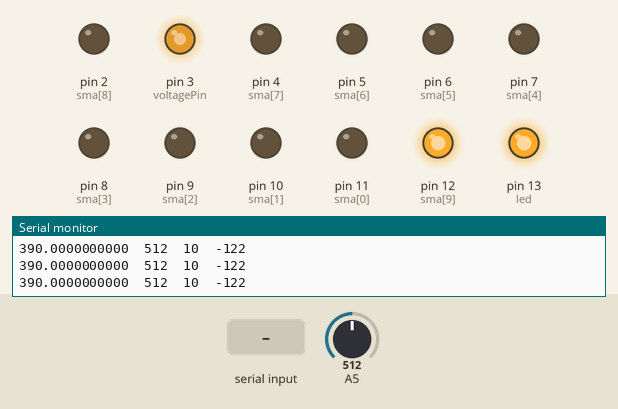
The sketch below on a simulated Arduino Uno, built with avr-gcc and run on an emulated ATmega328P. On the bench: output pins drawn as LEDs (lit = HIGH), the last lines printed to the serial monitor. The test bench sets the inputs (shaded band); at power-on: A5 = 512.

Above: at 1.2 s.
1.3 s: A5 set to 122
At 2.3 s:
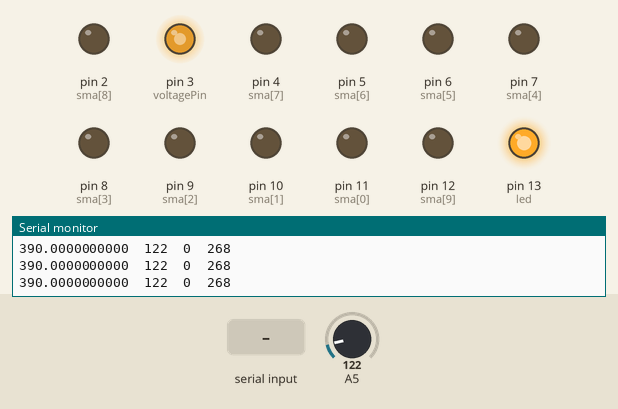
2.8 s: "90,45\n" received over Serial
At 4.9 s:
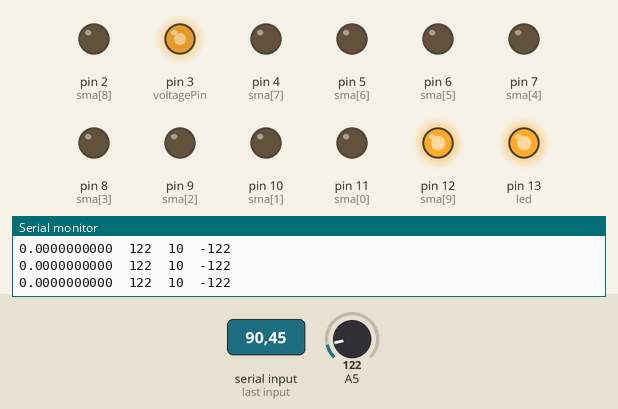
5.3 s: A5 set to 0
At 5.9 s:
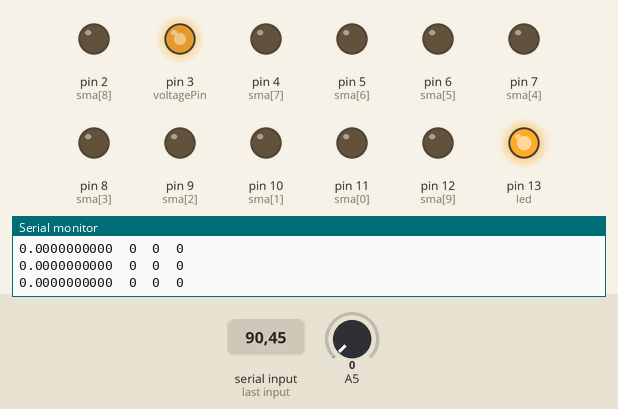
6.8 s: A5 set to 122
At 7.3 s:
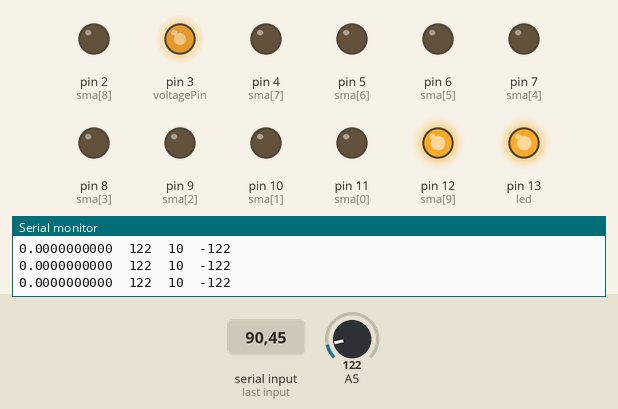
8.3 s: "30,150\n" received over Serial
10.8 s: "200\n" received over Serial
Timing chart, 0 to 21.6 s (numbered marks = the images above; inputs shaded):
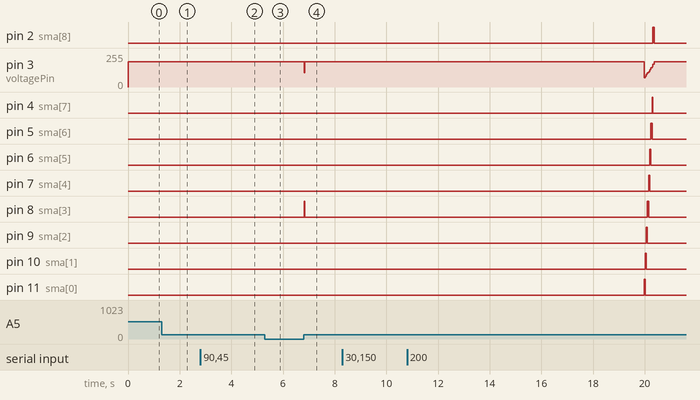

The sketch:

SBC_Tentacle_PID_Sine.ino
```cpp
//Mapping on-board LED
const int led = 13;

//Voltage control using pwm
const int voltagePin = 3;

//SMA output level [0% ~ 100%] pin mapping
const int sma []= {11, 10, 9, 8, 7, 6, 5, 4, 2, 12};
const int numLevel  = sizeof(sma)/sizeof(int);
//boolean smaOn[numLevel];

//SMA duty cycle on each pin
const double v_supp = 6;
const double sma_duty_fast [numLevel] = {2.5/v_supp, 2.9/v_supp, 3.4/v_supp, 3.8/v_supp, 3.9/v_supp, 4.4/v_supp, 4.9/v_supp, 5.2/v_supp, 5.6/v_supp, 6/v_supp};
const double sma_duty_steady [numLevel] = {1.6/v_supp, 1.9/v_supp, 2.2/v_supp, 2.5/v_supp, 2.7/v_supp, 3.0/v_supp, 3.4/v_supp, 3.6/v_supp, 4.0/v_supp, 4.5/v_supp};

//Potentiometer ADC
const int pot = A5;

//Desired angle ADC
double pot_ref = 390;

//Controller Parameters
double kp = -1.5;
double kd = 0.8;
double ki = -0.005;


//control variables
int in_level = 0;

// Sets pin to output and grounds it
void ground(const byte pin) {
  pinMode(pin, OUTPUT);
  digitalWrite(pin, LOW);
}

void turnOff(const int sma_id)
{
  digitalWrite(sma[sma_id], LOW);
}
void turnOn(const int sma_id)
{
  digitalWrite(sma[sma_id], HIGH);
}
int readSensor1 (const int pin, const int numSample)
{
  int reading = 0;
  for (int i = 0; i<numSample; ++i)
  {
    reading += analogRead(pin);
  }

  return reading/numSample;
}
int readSensor2 (const int pin, const int numRepeat)
{
  int numEqual = 0;
  int reading_0 = -1;
  int reading = -1;
  boolean transient = true;
  while (transient)
  {
    reading = analogRead(pin);
    if (reading == reading_0)
    {
      numEqual++;
      if (numEqual > numRepeat)
        transient = false;
    }
    else
      numEqual = 0;

    reading_0 = reading;
  }
  return reading;
}

void setup()
{
  ground(led);
  ground(voltagePin);

  for (int i = 0; i<numLevel; ++i)
    ground(sma[i]);

  digitalWrite(led, HIGH);

  Serial.begin(9600);
}

int serialIn = pot_ref;
int pot_val = -1;
int in_level_0 = -1;

// variable used for the PID controller
int err = 0;
int err_0 = 0;
int err_change = 0;
int err_sum = 0;
//unsigned long ctrl_start_time = millis();
//const unsigned int ctrl_period = 10;

void loop()
{
 // unsigned long ctrl_curr_time = millis();
  //read some serial
  if (Serial.available() > 0)
  {
    serialIn = Serial.parseInt();
    //discard garbage
    if (serialIn == 0)
      Serial.read();
    else
      Serial.println(serialIn);
  }

  //read from potentiometer
  pot_val = readSensor1(pot, 5);
  //Serial.println(pot_val, DEC);

  //updating PID variables
  err = round(pot_ref - pot_val);
  err_change = round(err - err_0);
  err_sum += err;

  in_level = constrain(round(kp*err + kd*err_change + ki*err_sum), -1, numLevel-1);

  pot_ref = serialIn;
  //pot_ref = 5*sin(millis()*0.0002) + 390;

  //in_level = serialIn - 1;
  Serial.print(pot_ref, DEC);
  Serial.print("\t");
  Serial.print(pot_val, DEC);
  Serial.print("\t");
  Serial.print(in_level+1, DEC);
  Serial.print("\t");
  Serial.println(err, DEC);


  //SMA output
  if (in_level != in_level_0)
  {
    in_level_0 = in_level;

    for (int i = 0; i < numLevel; ++i)
    {
      if (i != in_level)
      {
          turnOff(i);
      }
    }

    if (in_level >-1)
    {
      analogWrite(voltagePin, (int)round(sma_duty_steady[in_level]*255));
      turnOn(in_level);
    }

  }


}
```

Measured:
- after the input at 1.3 s, pin 12 (sma[9]): HIGH → LOW at once
- after the input at 2.8 s, pin 12 (sma[9]): LOW → HIGH after 1.1 s
- after the input at 5.3 s, pin 12 (sma[9]): HIGH → LOW at once
- after the input at 6.8 s, pin 3 (voltagePin): 191/255 → 106/255 at once, → 191/255 0.03 s later; pin 8 (sma[3]): LOW → HIGH at once, → LOW 0.03 s later; pin 12 (sma[9]): LOW → HIGH after 0.05 s
